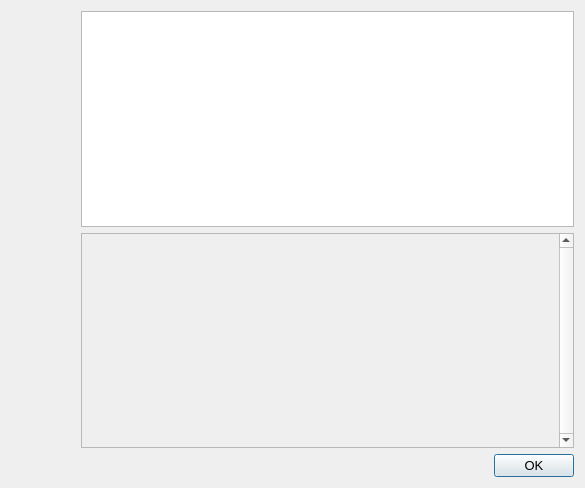
<?xml version="1.0" encoding="UTF-8"?>
<!-- DRAGAN: not sure about the merge // Q: -->
<ui version="4.0">
 <class>HelpMessageDialog</class>
 <widget class="QDialog" name="HelpMessageDialog">
  <property name="geometry">
   <rect>
    <x>0</x>
    <y>0</y>
    <width>585</width>
    <height>488</height>
   </rect>
  </property>
  <property name="font">
   <font>
    <pointsize>10</pointsize>
   </font>
  </property>
  <property name="windowTitle">
   <string notr="true">TUNEZ Core - Command-line options</string>
  </property>
  <layout class="QHBoxLayout" name="horizontalLayout_2">
   <item>
    <widget class="QLabel" name="graphic">
     <property name="sizePolicy">
      <sizepolicy hsizetype="Preferred" vsizetype="Ignored">
       <horstretch>0</horstretch>
       <verstretch>0</verstretch>
      </sizepolicy>
     </property>
     <property name="minimumSize">
      <size>
       <width>64</width>
       <height>378</height>
      </size>
     </property>
     <property name="pixmap">
      <pixmap resource="../tunez.qrc">:/images/about</pixmap>
     </property>
    </widget>
   </item>
   <item>
    <layout class="QVBoxLayout" name="verticalLayout">
     <item>
      <widget class="QTextEdit" name="helpMessage">
       <property name="readOnly">
        <bool>true</bool>
       </property>
      </widget>
     </item>
     <item>
      <widget class="QScrollArea" name="scrollArea">
       <property name="verticalScrollBarPolicy">
        <enum>Qt::ScrollBarAlwaysOn</enum>
       </property>
       <property name="widgetResizable">
        <bool>true</bool>
       </property>
       <widget class="QWidget" name="scrollAreaWidgetContents">
        <property name="geometry">
         <rect>
          <x>0</x>
          <y>0</y>
          <width>479</width>
          <height>213</height>
         </rect>
        </property>
        <layout class="QVBoxLayout" name="verticalLayout_2">
         <item>
          <widget class="QLabel" name="aboutMessage">
           <property name="cursor">
            <cursorShape>IBeamCursor</cursorShape>
           </property>
           <property name="textFormat">
            <enum>Qt::PlainText</enum>
           </property>
           <property name="alignment">
            <set>Qt::AlignLeading|Qt::AlignLeft|Qt::AlignTop</set>
           </property>
           <property name="openExternalLinks">
            <bool>true</bool>
           </property>
           <property name="textInteractionFlags">
            <set>Qt::LinksAccessibleByMouse|Qt::TextSelectableByKeyboard|Qt::TextSelectableByMouse</set>
           </property>
          </widget>
         </item>
        </layout>
       </widget>
      </widget>
     </item>
     <item>
      <widget class="QDialogButtonBox" name="okButton">
       <property name="orientation">
        <enum>Qt::Horizontal</enum>
       </property>
       <property name="standardButtons">
        <set>QDialogButtonBox::Ok</set>
       </property>
      </widget>
     </item>
    </layout>
   </item>
  </layout>
 </widget>
 <resources>
  <include location="../tunez.qrc"/>
 </resources>
 <connections>
  <connection>
   <sender>okButton</sender>
   <signal>accepted()</signal>
   <receiver>HelpMessageDialog</receiver>
   <slot>accept()</slot>
   <hints>
    <hint type="sourcelabel">
     <x>20</x>
     <y>20</y>
    </hint>
    <hint type="destinationlabel">
     <x>20</x>
     <y>20</y>
    </hint>
   </hints>
  </connection>
  <connection>
   <sender>okButton</sender>
   <signal>rejected()</signal>
   <receiver>HelpMessageDialog</receiver>
   <slot>reject()</slot>
   <hints>
    <hint type="sourcelabel">
     <x>20</x>
     <y>20</y>
    </hint>
    <hint type="destinationlabel">
     <x>20</x>
     <y>20</y>
    </hint>
   </hints>
  </connection>
 </connections>
</ui>
